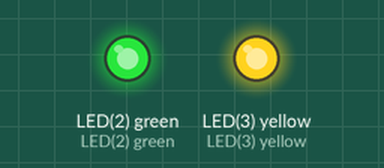
The program below on a simulated pyboard running MicroPython. Shown: output pins drawn as LEDs (lit = HIGH). At 0.0 s the program stops and its outputs stay as they are.

Above: at 0.1 s.
Timing chart, 0 to 1.5 s (numbered marks = the images above):
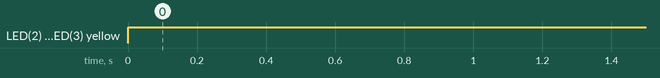

Measured:
- by itself, LED(2) green, LED(3) yellow: LOW → HIGH at 0.00 s

The program:

sd_card_delete_file.py
```python
# main.py -- put your code here!
import pyb
##
import os
pyb.LED(2).on()
##
try:
    s=os.stat('/sd/b.txt')
    os.remove('/sd/b.txt')
    print("Del file ok!")
    pyb.LED(2).off()
except OSError:
    pyb.LED(3).on()
```
